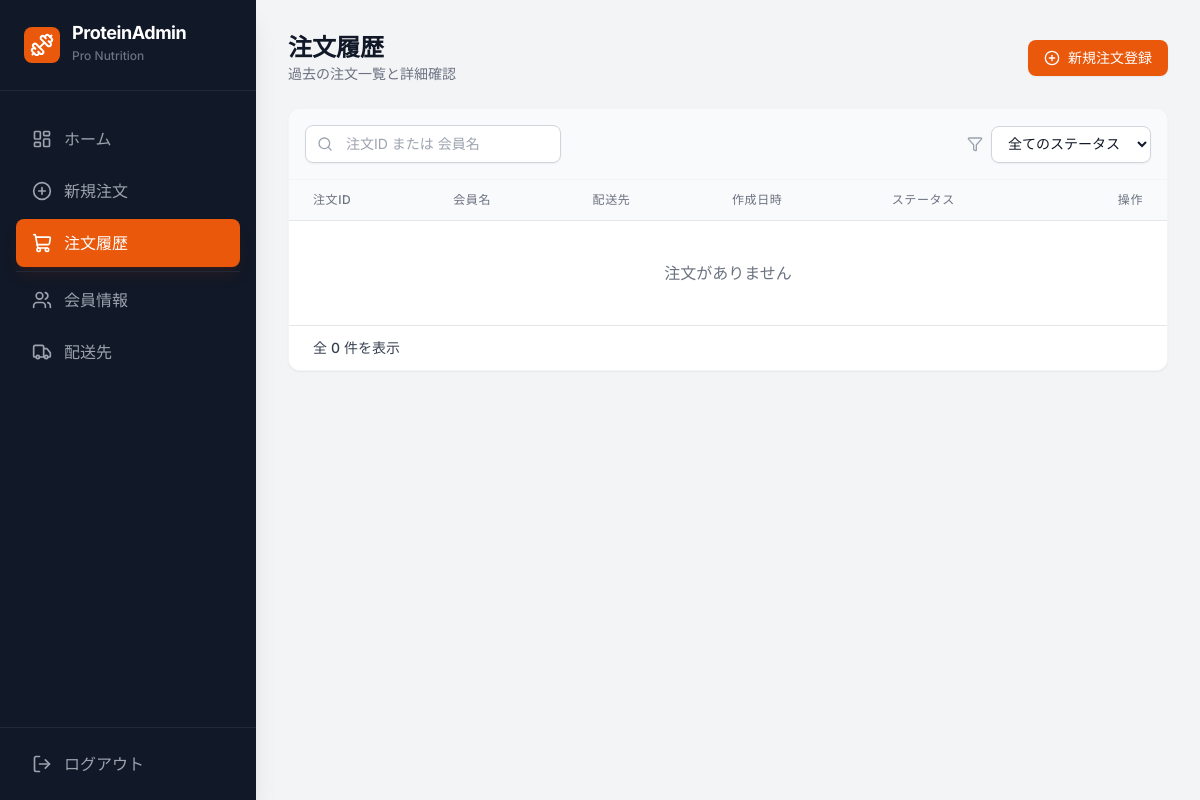
The app's page /orders/ (signed in), older data.
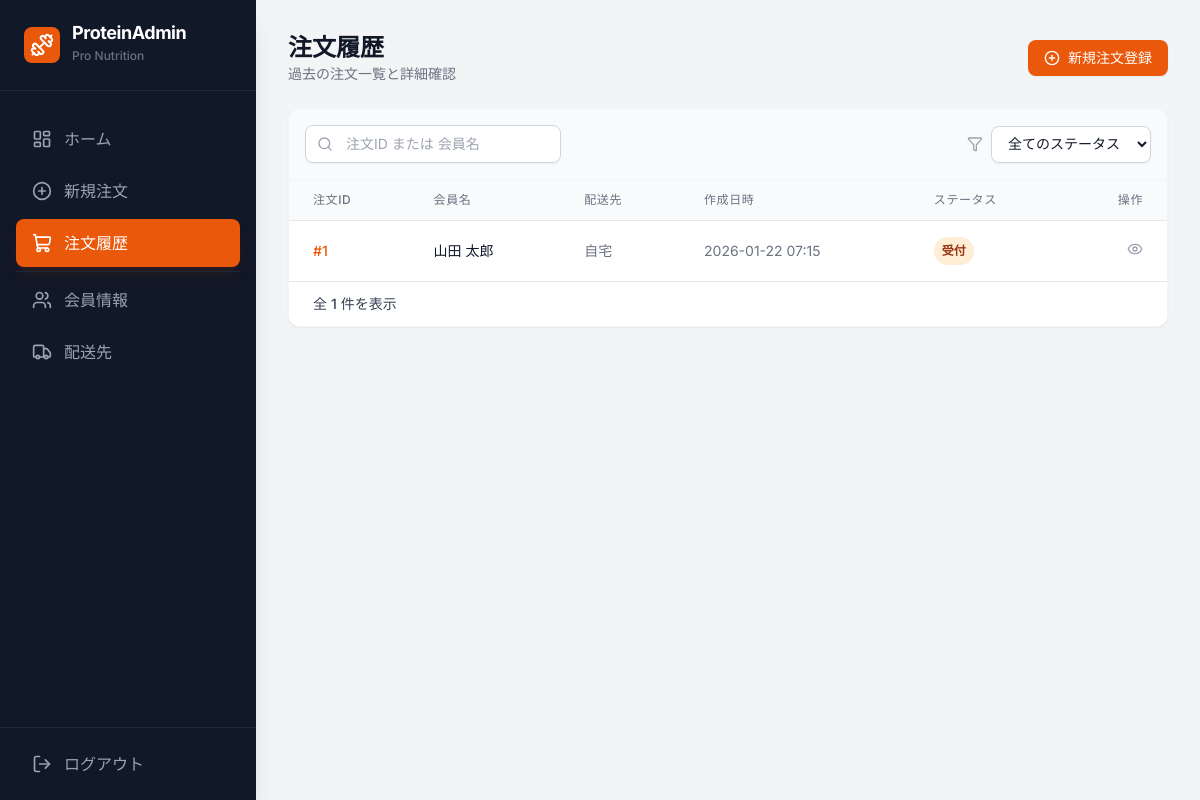
The same page, newer data.
### dashboard/models.py (models this page shows, shortened)
class Order(models.Model):
    STATUS_RECEIVED = '受付'
    STATUS_IN_PROGRESS = '対応中'
    STATUS_COMPLETED = '完了'
    STATUS_CANCELED = 'キャンセル'
    STATUS_CHOICES = [
        (STATUS_RECEIVED, STATUS_RECEIVED),
        (STATUS_IN_PROGRESS, STATUS_IN_PROGRESS),
        (STATUS_COMPLETED, STATUS_COMPLETED),
        (STATUS_CANCELED, STATUS_CANCELED),
    ]
    member = models.ForeignKey(Member, on_delete=models.PROTECT)
    shipping_address = models.ForeignKey(ShippingAddress, on_delete=models.PROTECT)
    status = models.CharField(max_length=20, choices=STATUS_CHOICES, default=STATUS_RECEIVED)
    memo = models.TextField(blank=True)
    created_at = models.DateTimeField(auto_now_add=True)
    updated_at = models.DateTimeField(auto_now=True)

class Member(models.Model):
    name = models.CharField(max_length=100)
    email = models.EmailField(unique=True)
    phone = models.CharField(max_length=20, blank=True)
    is_active = models.BooleanField(default=True)
    created_at = models.DateTimeField(auto_now_add=True)
    updated_at = models.DateTimeField(auto_now=True)

class ShippingAddress(models.Model):
    member = models.ForeignKey(Member, on_delete=models.PROTECT, related_name='shipping_addresses')
    label = models.CharField(max_length=100)
    postal_code = models.CharField(max_length=8)
    address1 = models.CharField(max_length=255)
    address2 = models.CharField(max_length=255)
    recipient_name = models.CharField(max_length=100)
    phone = models.CharField(max_length=20, blank=True)
    is_active = models.BooleanField(default=True)
    created_at = models.DateTimeField(auto_now_add=True)
    updated_at = models.DateTimeField(auto_now=True)

### dashboard/views.py (the view)
# urls.py: path('orders/', views.OrderListView.as_view(), name='order-list'),
class OrderListView(LoginRequiredMixin, ListView):
    model = Order
    template_name = 'dashboard/order_list.html'
    context_object_name = 'orders'
    def get_queryset(self):
        return Order.objects.select_related('member', 'shipping_address').order_by('-created_at')

### dashboard/templates/dashboard/order_list.html (shortened to what the changed rows need)
{% extends 'dashboard/base.html' %}
{% block content %}
<div class="space-y-6">
  <div class="flex flex-col sm:flex-row justify-between items-start sm:items-center gap-4">
    <div>
      <h2 class="text-2xl font-bold text-gray-900">注文履歴</h2>
    </div>
  </div>
  <div class="bg-white rounded-xl shadow-sm border border-gray-100 overflow-hidden">
    <div class="overflow-x-auto">
      <table class="min-w-full divide-y divide-gray-200" id="orderTable">
        <thead class="bg-gray-50">
          <tr>
            <th scope="col" class="px-6 py-3 text-left text-xs font-medium text-gray-500 uppercase tracking-wider">注文ID
            </th>
            <th scope="col" class="px-6 py-3 text-left text-xs font-medium text-gray-500 uppercase tracking-wider">会員名
            </th>
            <th scope="col" class="px-6 py-3 text-left text-xs font-medium text-gray-500 uppercase tracking-wider">配送先
            </th>
            <th scope="col" class="px-6 py-3 text-left text-xs font-medium text-gray-500 uppercase tracking-wider">作成日時
            </th>
            <th scope="col" class="px-6 py-3 text-left text-xs font-medium text-gray-500 uppercase tracking-wider">ステータス
            </th>
            <th scope="col" class="px-6 py-3 text-right text-xs font-medium text-gray-500 uppercase tracking-wider">操作
            </th>
          </tr>
        </thead>
        <tbody class="bg-white divide-y divide-gray-200">
          {% for order in orders %}
          <tr class="hover:bg-gray-50 transition-colors order-row" data-status="{{ order.status }}"
            data-search="{{ order.id }} {{ order.member.name }}">
            <td class="px-6 py-4 whitespace-nowrap text-sm font-medium text-orange-600">#{{ order.id }}</td>
            <td class="px-6 py-4 whitespace-nowrap text-sm text-gray-900">{{ order.member.name }}</td>
            <td class="px-6 py-4 whitespace-nowrap text-sm text-gray-500">{{ order.shipping_address.label }}</td>
            <td class="px-6 py-4 whitespace-nowrap text-sm text-gray-500">{{ order.created_at|date:"Y-m-d H:i" }}</td>
            <td class="px-6 py-4 whitespace-nowrap">
              <span class="px-2 py-1 inline-flex text-xs leading-5 font-semibold rounded-full
                                {% if order.status == '受付' %}bg-orange-100 text-orange-800
                                {% elif order.status == '対応中' %}bg-yellow-100 text-yellow-800
                                {% elif order.status == '完了' %}bg-green-100 text-green-800
                                {% else %}bg-gray-100 text-gray-800{% endif %}">
                {{ order.status }}
              </span>
            </td>
            <td class="px-6 py-4 whitespace-nowrap text-right text-sm font-medium">
              <button class="text-gray-400 hover:text-orange-600">
                <i data-lucide="eye" class="w-4 h-4"></i>
              </button>
            </td>
          </tr>
          {% empty %}
          <tr>
            <td colspan="6" class="px-6 py-10 text-center text-gray-500">
              注文がありません
            </td>
          </tr>
          {% endfor %}
        </tbody>
      </table>
    </div>
    <div class="bg-white px-4 py-3 flex items-center justify-between border-t border-gray-200 sm:px-6">
      <div class="hidden sm:flex-1 sm:flex sm:items-center sm:justify-between">
        <div>
          <p class="text-sm text-gray-700">
            全 <span class="font-medium">{{ orders|length }}</span> 件を表示
          </p>
        </div>
      </div>
    </div>
  </div>
</div>
{% endblock %}

Row changes from the older to the newer data that the page shows:
added Order: id "1", member.name "山田 太郎", shipping_address.label "自宅", created_at "2026-01-22 07:15", status "受付"
Text that changed along with them:
{{ orders|length }}: "0" → "1"
text no longer shown: "注文がありません"
